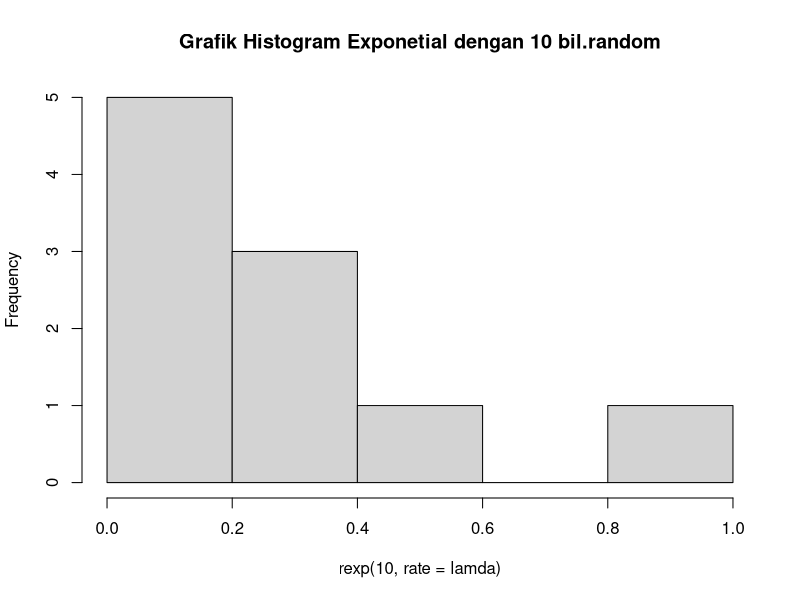
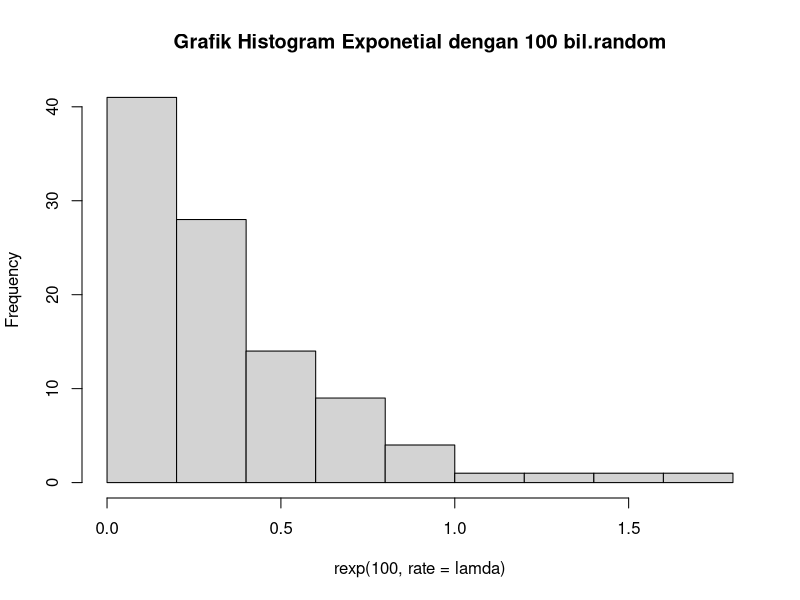
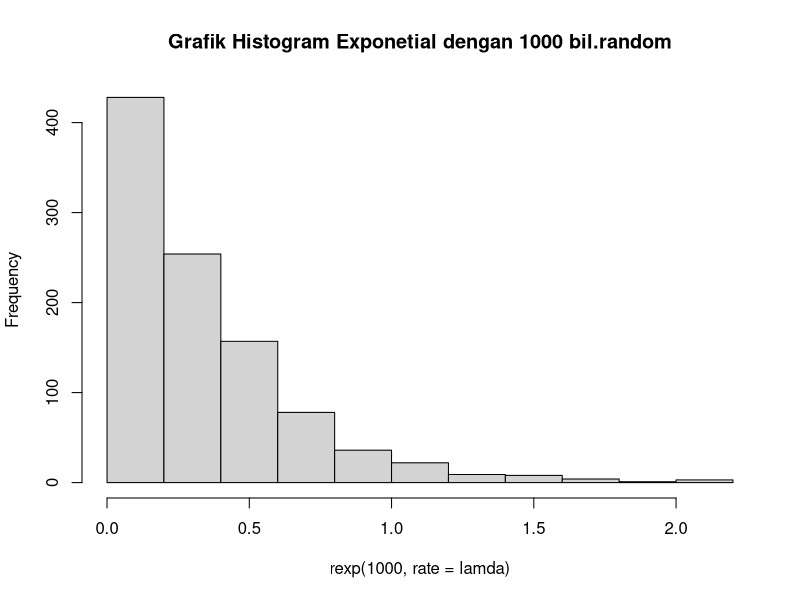
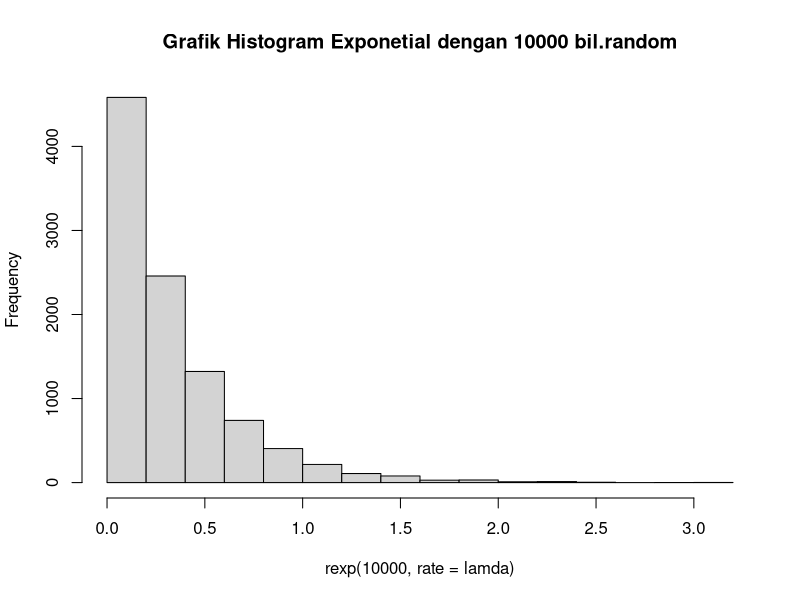

Generate these figures, in order, with R:
lamda = 3

#A
peluang = rexp(lamda)
peluang


#B
set.seed(1)
hist(rexp(10, rate = lamda), main = "Grafik Histogram Exponetial dengan 10 bil.random")
hist(rexp(100, rate = lamda), main = "Grafik Histogram Exponetial dengan 100 bil.random")
hist(rexp(1000, rate = lamda), main = "Grafik Histogram Exponetial dengan 1000 bil.random")
hist(rexp(10000, rate = lamda), main = "Grafik Histogram Exponetial dengan 10000 bil.random")

#C
n = 100
set.seed(1)
mean = mean(rexp(n, lamda))
var = (sd(rexp(n, lamda))) ^ 2
mean
var


